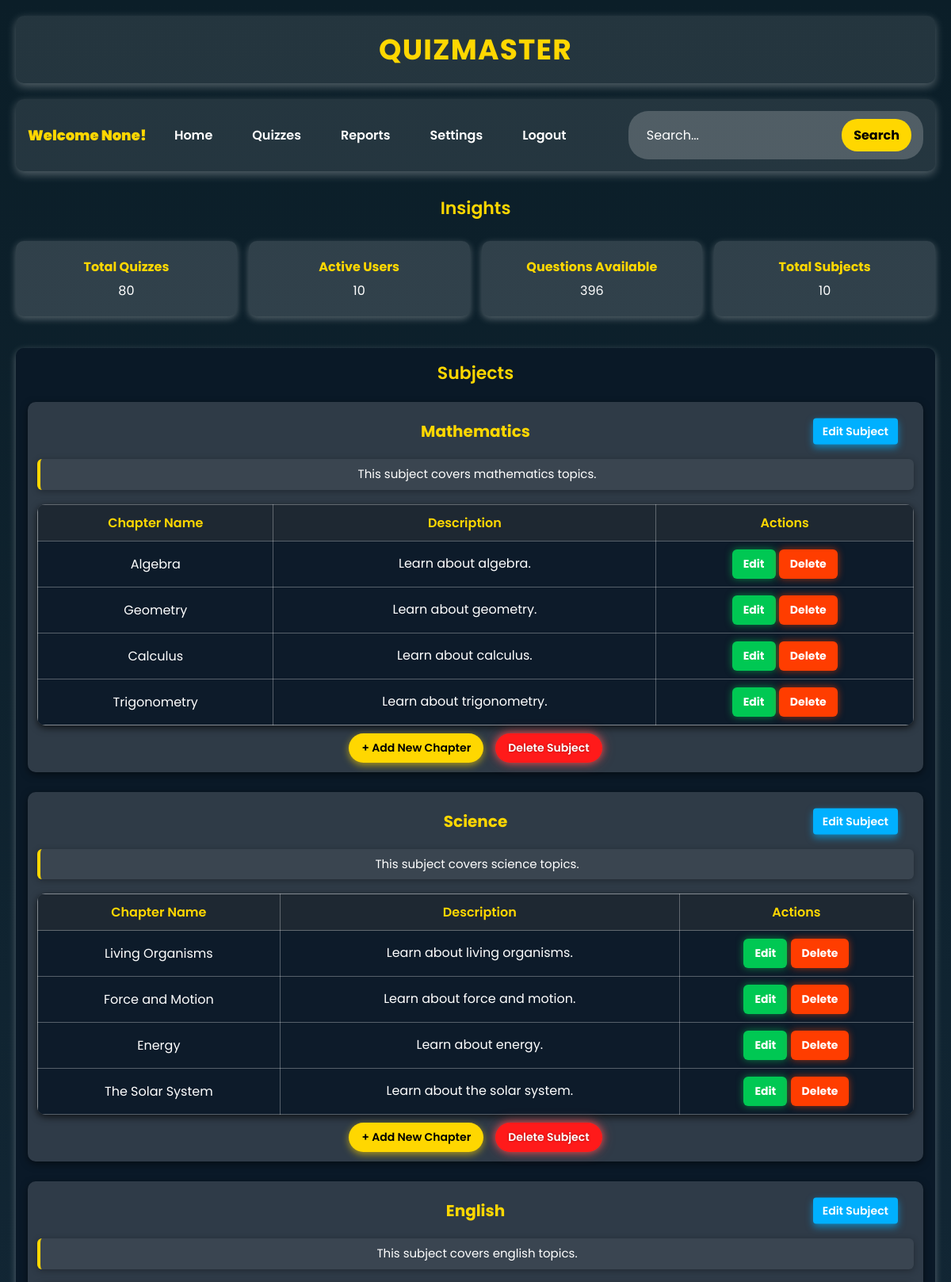
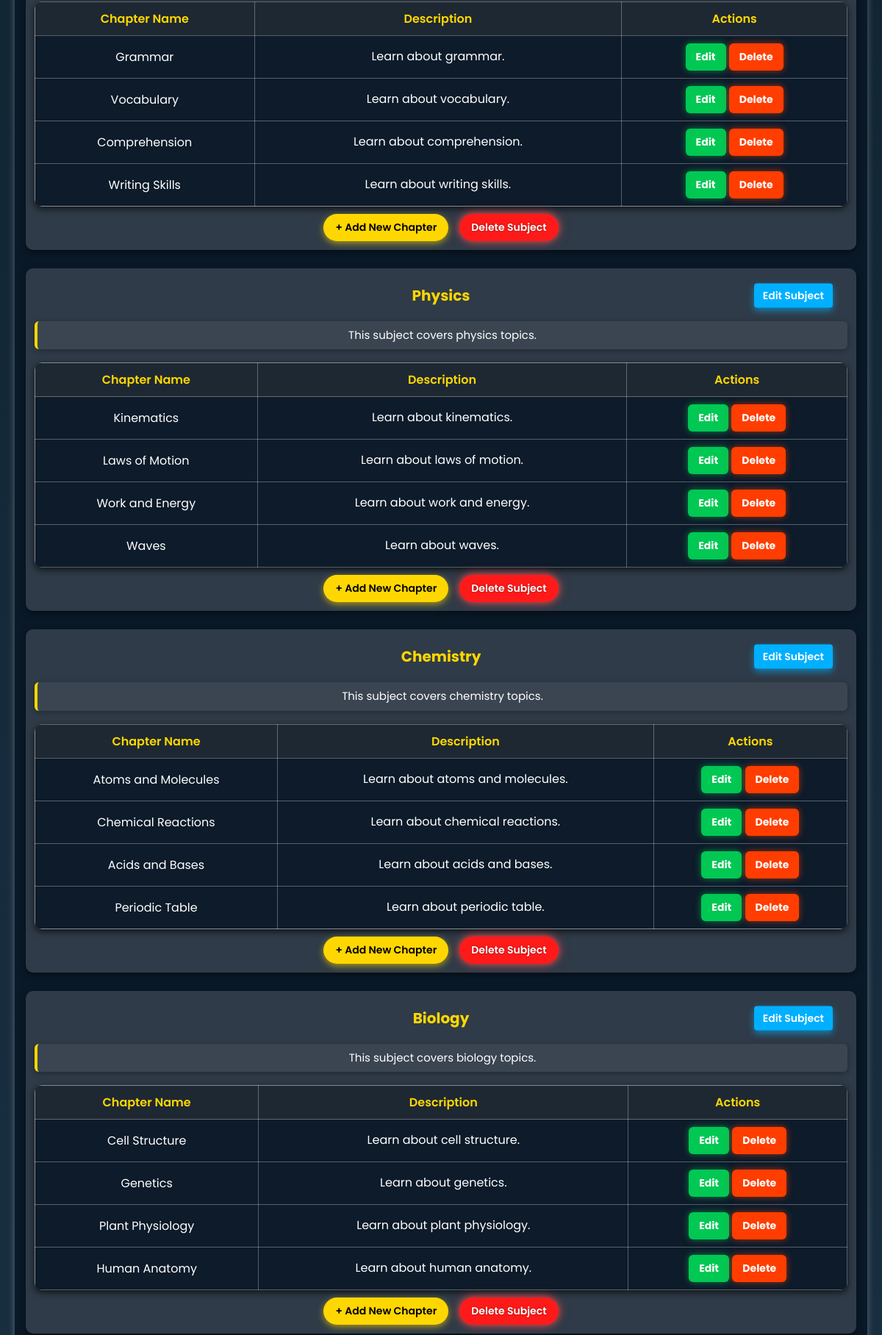
The app's page /admindashboard (upper part) with its own data (2 pictures, top to bottom).
### models/database.py (models this page shows)
class Subject(db.Model):
    __tablename__ = 'subject'
    sub_id = db.Column(db.Integer, primary_key=True, autoincrement=True)
    sub_name = db.Column(db.String(255), nullable=False, unique=True)
    sub_desc = db.Column(db.Text, nullable=True)
    chapters = db.relationship('Chapter', backref='subject', cascade="all, delete", lazy=True)

class Chapter(db.Model):
    __tablename__ = 'chapter'
    chap_id = db.Column(db.Integer, primary_key=True, autoincrement=True)
    chap_name = db.Column(db.String(255), nullable=False)
    chap_desc = db.Column(db.Text, nullable=True)
    sub_id = db.Column(db.Integer, db.ForeignKey('subject.sub_id', ondelete="CASCADE"), index=True, nullable=False)
    quizzes = db.relationship('Quiz', backref='chapter', cascade="all, delete", lazy=True)

### controllers/controller.py (the view)
@app.route("/admindashboard", methods=["GET", "POST"])
def admindashboard():
    subjects = Subject.query.all()
    total_quizzes = Quiz.query.count()
    total_questions = Question.query.count()
    active_users = db.session.query(Scores.user_id).distinct().count()
    total_subjects = Subject.query.count()
    return render_template(
        "admindash.html",
        username=session.get("username"),
        subjects=subjects,
        total_quizzes=total_quizzes,
        total_questions=total_questions,
        active_users=active_users,
        total_subjects=total_subjects
    )

### templates/admindash.html (shortened to what this page needs)
<!DOCTYPE html>
<html lang="en">
<head>
    <link rel="stylesheet" href="/static/admindash.css">
</head>
<body>
    <div class="header-container">
        <h1 class="quizmaster-title">QuizMaster</h1>
    </div>
    <nav class="navbar">
        <div class="nav-links">
            <p class="ad">Welcome {{username}}!</p>
            <a href="/admindashboard">Home</a>
            <a href="/quizzes">Quizzes</a>
            <a href="/reports">Reports</a>
            <a href="/settings">Settings</a>
            <a href="/">Logout</a>
        </div>
        <div class="search-container">
            <form action="{{ url_for('admin_search') }}" method="get">
                <input type="text" name="query" placeholder="Search..." required>
                <button type="submit">Search</button>
            </form>
        </div>
    </nav>
    <section class="insights-container">
        <h2>Insights</h2>
        <div class="insights-bar">
            <div class="insight">
                <h3>Total Quizzes</h3>
                <p>{{ total_quizzes }}</p>
            </div>
            <div class="insight">
                <h3>Active Users</h3>
                <p>{{ active_users }}</p>
            </div>
            <div class="insight">
                <h3>Questions Available</h3>
                <p>{{ total_questions }}</p>
            </div>
            <div class="insight">
                <h3>Total Subjects</h3>
                <p>{{ total_subjects }}</p>
            </div>
        </div>
    </section>
<section class="subjects-container">
    <h2>Subjects</h2>
    {% for subject in subjects %}
    <div class="subject-section">
        <div class="subject-header">
            <h3>{{ subject.sub_name }}</h3>
            <button class="btn edit-subject" onclick="location.href='/edit-subject/{{ subject.sub_id }}'">Edit Subject</button>
        </div>
        <p class="subject-desc">{{ subject.sub_desc or 'No description available.' }}</p>
        <table class="subject-table">
            <thead>
                <tr>
                    <th>Chapter Name</th>
                    <th>Description</th>
                    <th>Actions</th>
                </tr>
            </thead>
            <tbody>
                {% for chapter in subject.chapters %}
                <tr>
                    <td>{{ chapter.chap_name }}</td>
                    <td>{{ chapter.chap_desc or 'No description available.' }}</td>
                    <td>
                        <button class="btn edit" onclick="location.href='/chapter-details/{{ chapter.chap_id }}'">Edit</button>
                        <button class="btn delete" onclick="confirmDelete('/delete-chapter/{{ chapter.chap_id }}')">Delete</button>
                    </td>
                </tr>
                {% endfor %}
            </tbody>
        </table>
        <div class="chapter-actions">
            <button class="btn add-chapter" onclick="location.href='/add-chapter?sub_id={{ subject.sub_id }}'">+ Add New Chapter</button>
            <form action="/delete-subject/{{ subject.sub_id }}" method="post" style="display:inline;">
                <button class="btn delete-subject" type="submit" onclick="return confirm('Are you sure you want to delete this subject?')">Delete Subject</button>
            </form>
        </div>
    </div>
    {% endfor %}
</section>
</body>
</html>

### records on screen
Subject: sub_name "Mathematics", sub_desc "This subject covers mathematics topics."
Chapter: chap_name "Algebra", chap_desc "Learn about algebra."
Chapter: chap_name "Geometry", chap_desc "Learn about geometry."
Chapter: chap_name "Calculus", chap_desc "Learn about calculus."
Chapter: chap_name "Trigonometry", chap_desc "Learn about trigonometry."
Subject: sub_name "Science", sub_desc "This subject covers science topics."
Chapter: chap_name "Living Organisms", chap_desc "Learn about living organisms."
Chapter: chap_name "Force and Motion", chap_desc "Learn about force and motion."
Chapter: chap_name "Energy", chap_desc "Learn about energy."
Chapter: chap_name "The Solar System", chap_desc "Learn about the solar system."
Subject: sub_name "English", sub_desc "This subject covers english topics."
Chapter: chap_name "Grammar", chap_desc "Learn about grammar."
Chapter: chap_name "Vocabulary", chap_desc "Learn about vocabulary."
Chapter: chap_name "Comprehension", chap_desc "Learn about comprehension."
Chapter: chap_name "Writing Skills", chap_desc "Learn about writing skills."
Subject: sub_name "Physics", sub_desc "This subject covers physics topics."
Chapter: chap_name "Kinematics", chap_desc "Learn about kinematics."
Chapter: chap_name "Laws of Motion", chap_desc "Learn about laws of motion."
Chapter: chap_name "Work and Energy", chap_desc "Learn about work and energy."
Chapter: chap_name "Waves", chap_desc "Learn about waves."
Subject: sub_name "Chemistry", sub_desc "This subject covers chemistry topics."
Chapter: chap_name "Atoms and Molecules", chap_desc "Learn about atoms and molecules."
Chapter: chap_name "Chemical Reactions", chap_desc "Learn about chemical reactions."
Chapter: chap_name "Acids and Bases", chap_desc "Learn about acids and bases."
Chapter: chap_name "Periodic Table", chap_desc "Learn about periodic table."
Subject: sub_name "Biology", sub_desc "This subject covers biology topics."
Chapter: chap_name "Cell Structure", chap_desc "Learn about cell structure."
Chapter: chap_name "Genetics", chap_desc "Learn about genetics."
Chapter: chap_name "Plant Physiology", chap_desc "Learn about plant physiology."
Chapter: chap_name "Human Anatomy", chap_desc "Learn about human anatomy."

### other values on screen
{{ username }} "None"
{{ total_quizzes }} "80"
{{ active_users }} "10"
{{ total_questions }} "396"
{{ total_subjects }} "10"
